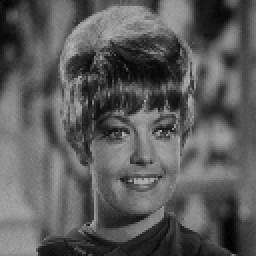
#> input picture SOM-Based Image Compression/zelda.png, 128 x 128 px (shown 2 times larger)
$ python main.py
#> lines starting #> are read from the running program, lines starting #| are printed output that depends on the picture
import numpy as np
from skimage import io, color, transform, data
import matplotlib.pyplot as plt
from typing import Tuple
import math

def img_to_grayscale_array(img, target_size=(128, 128)):
    if img.ndim == 3:
        img = color.rgb2gray(img)  # float 0..1
        img = (img * 255).astype(np.uint8)
    elif img.dtype != np.uint8:
        # może być float 0..1 lub inny typ
        img = (img / np.max(img) * 255).astype(np.uint8)
    # resize
    img_resized = transform.resize(img, target_size, anti_aliasing=True, preserve_range=True)
    img_resized = np.clip(img_resized, 0, 255).astype(np.uint8)
    return img_resized

def split_into_patches(img: np.ndarray, n: int) -> np.ndarray:
    N = img.shape[0]
    assert img.shape[0] == img.shape[1], "Obraz musi być kwadratowy"
    assert N % n == 0, "Rozmiar obrazu musi dzielić się przez rozmiar ramki"
    patches = []
    for r in range(0, N, n):
        for c in range(0, N, n):
            block = img[r:r+n, c:c+n].astype(np.float64).flatten()
            patches.append(block)
    return np.array(patches)  # shape (num_patches, n*n)

def normalize_vectors(X: np.ndarray) -> Tuple[np.ndarray, np.ndarray]:
    norms = np.linalg.norm(X, axis=1, keepdims=True)
    norms_safe = norms.copy()
    norms_safe[norms_safe == 0] = 1.0
    Xn = X / norms_safe
    return Xn, norms.flatten()

def init_weights_random(num_neurons: int, dim: int, rng: np.random.RandomState):
    W = rng.randn(num_neurons, dim)
    W /= np.linalg.norm(W, axis=1, keepdims=True) + 1e-12
    return W

def train_som_wta(X_normalized: np.ndarray, num_neurons: int, epochs: int, eta: float, rng: np.random.RandomState):
    num_samples, dim = X_normalized.shape
    W = init_weights_random(num_neurons, dim, rng)
    touch_count = np.zeros(num_neurons, dtype=int)

    for ep in range(epochs):
        order = rng.permutation(num_samples)
        for idx in order:
            x = X_normalized[idx]
            responses = W.dot(x)
            winner = np.argmax(responses)
            touch_count[winner] += 1
            W[winner] = W[winner] + eta * (x - W[winner])
            W[winner] /= np.linalg.norm(W[winner]) + 1e-12

    return W, touch_count

def remove_dead_neurons(W: np.ndarray, touch_count: np.ndarray):
    alive_mask = touch_count > 0
    if np.sum(alive_mask) == 0:
        alive_mask[0] = True
    W_alive = W[alive_mask]
    return W_alive, alive_mask

def encode_image(patches: np.ndarray, W: np.ndarray, norms_original: np.ndarray, q: int):
    Xn, _ = normalize_vectors(patches)
    responses = Xn.dot(W.T)
    winners = np.argmax(responses, axis=1)

    T = np.rint(norms_original / q).astype(int)
    return winners.astype(int), T

def decode_image(L: np.ndarray, T: np.ndarray, W: np.ndarray, n: int):
    q = Q_GLOBAL
    num_patches = len(L)
    dim = W.shape[1]

    patches_rec = np.zeros((num_patches, dim), dtype=float)
    for i in range(num_patches):
        k = L[i]
        patches_rec[i] = q * T[i] * W[k]

    patches_side = int(math.sqrt(num_patches))
    N = patches_side * n
    img_rec = np.zeros((N, N), dtype=float)
    idx = 0
    for r_block in range(patches_side):
        for c_block in range(patches_side):
            block = patches_rec[idx].reshape((n, n))
            img_rec[r_block*n:(r_block+1)*n, c_block*n:(c_block+1)*n] = block
            idx += 1

    img_rec_clipped = np.clip(img_rec, 0, 255)
    return img_rec_clipped.astype(np.uint8)

def compute_mse_psnr(img_orig: np.ndarray, img_rec: np.ndarray) -> Tuple[float, float]:

    img_orig = img_orig.astype(np.float64)
    img_rec = img_rec.astype(np.float64)
    mse = np.mean((img_orig - img_rec) ** 2)
    if mse == 0:
        return 0.0, float('inf')
    psnr = 10 * np.log10((255.0 ** 2) / mse)
    return mse, psnr

def compute_cr(N: int, n: int, K: int, W: np.ndarray, L: np.ndarray, T: np.ndarray) -> float:
    num_frames = (N // n) ** 2

    if K <= 1:
        bits_per_index = 1
    else:
        bits_per_index = int(np.floor(np.log2(max(1, K-1))) + 1)

    maxT = int(np.max(T)) if len(T) > 0 else 0
    bits_per_T = int(np.floor(np.log2(max(1, maxT))) + 1) if maxT > 0 else 1

    bits_per_weight = 8
    N_W = bits_per_weight * W.shape[0] * W.shape[1]
    N_L = num_frames * bits_per_index
    N_T = num_frames * bits_per_T
    total_bits_compressed = N_W + N_L + N_T
    orig_bits = 8 * N * N
    CR = orig_bits / total_bits_compressed
    return CR

def experiment_on_image(img: np.ndarray, frame_n=2, Ks=[4,8,16,32,64,128,256], epochs=20, q=10, eta=0.2, rng_seed=42):

    rng = np.random.RandomState(rng_seed)

    N = img.shape[0]
    patches = split_into_patches(img, frame_n)
    patches_normalized, norms = normalize_vectors(patches)
    results = []
    global Q_GLOBAL
    Q_GLOBAL = q
    for K in Ks:

        W_init, touch_count = train_som_wta(patches_normalized, K, epochs=epochs, eta=eta, rng=rng)

        W_alive, alive_mask = remove_dead_neurons(W_init, touch_count)
        K_alive = W_alive.shape[0]

        L, T = encode_image(patches, W_alive, norms, q=q)

        img_rec = decode_image(L, T, W_alive, frame_n)
        mse, psnr = compute_mse_psnr(img, img_rec)
        cr = compute_cr(N, frame_n, K_alive, W_alive, L, T)
        results.append({
            'K_initial': K,
            'K_alive': K_alive,
            'psnr': psnr,
            'mse': mse,
            'cr': cr,
            'img_rec': img_rec,
            'W_alive': W_alive,
            'L': L, 'T': T
        })
        print(f"K={K:3d} -> alive={K_alive:3d}, PSNR={psnr:.2f} dB, CR={cr:.3f}")
    # wykres CR vs PSNR
    psnrs = [r['psnr'] for r in results]
    crs = [r['cr'] for r in results]
    plt.figure(figsize=(6,4))
    plt.plot(psnrs, crs, marker='o')
    plt.ylabel('Compression Ratio (CR)')
    plt.xlabel('PSNR (dB)')
    plt.title('CR vs PSNR for SOM compression (frame 2x2)')
    plt.grid(True)
    plt.savefig("plots/plot_frame_4.png")
    return results

if __name__ == "__main__":
    img_sk = io.imread("zelda.png")
#> img_sk is the input picture: shape (128, 128, 3); min 0, max 180, mean 91.1
    img = img_to_grayscale_array(img_sk, target_size=(128,128))
    epochs = 20
    q = 10
    eta = 0.2
    frame_n = 4

    print("epochs: ", epochs)
    print("q: ", q)
    print("eta: ", eta)
    print("frame_n: ", frame_n)

    results = experiment_on_image(img, frame_n=frame_n,
                                  Ks=[4,8,16,32,64,128,256],
                                  epochs=epochs, q=q, eta=eta, rng_seed=0)
#> after the loop in split_into_patches, `for r in range(0, N, n):`: patches = 1024 items
#> in normalize_vectors, `norms = np.linalg.norm(X, axis=1, keepdims=True)`: norms = 1024 values, max 648 at index 141, min 29.09 at index 924, mean 370.3
#> in normalize_vectors, `norms_safe = norms.copy()`: norms_safe has the same summary as norms
#> the loop in experiment_on_image, `for K in Ks: ` made 7 passes
#> (mse, psnr, total_bits_compressed in compute_cr, CR in compute_cr, cr) on passes 4 to 7: (289.7, 23.51, 8448, 15.52, 15.52), (293.6, 23.45, 8320, 15.75, 15.75), (307.9, 23.25, 8448, 15.52, 15.52), (278.4, 23.68, 8320, 15.75, 15.75)
#> (touch_count, alive_mask, mse, psnr, total_bits_compressed in compute_cr, CR in compute_cr, cr) on passes 1 to 2: ([20480, 0, 0, 0], [True, False, False, False], 283.1, 23.61, 8320, 15.75, 15.75), ([0, 20480, 0, 0, 0, 0, 0, 0], [False, True, False, False, False, False, False, False], 369.5, 22.45, 8320, 15.75, 15.75)
#| K=  4 -> alive=  1, PSNR=23.61 dB, CR=15.754
#| K=  8 -> alive=  1, PSNR=22.45 dB, CR=15.754
#| K= 16 -> alive=  1, PSNR=23.48 dB, CR=15.754
#| K= 32 -> alive=  2, PSNR=23.51 dB, CR=15.515
#| K= 64 -> alive=  1, PSNR=23.45 dB, CR=15.754
#| K=128 -> alive=  2, PSNR=23.25 dB, CR=15.515
#| K=256 -> alive=  1, PSNR=23.68 dB, CR=15.754
#> pass 1, in experiment_on_image, `img_rec = decode_image(L, T, W_alive, frame_n)`:
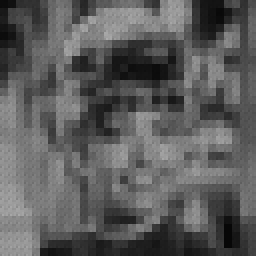
#> img_rec: shape (128, 128) (shown 2 times larger); min 6, max 172, mean 92
#> pass 2, in experiment_on_image, `img_rec = decode_image(L, T, W_alive, frame_n)`:
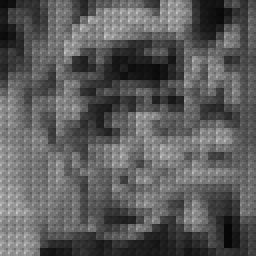
#> img_rec: shape (128, 128) (shown 2 times larger); min 5, max 204, mean 91.6
#> after the loop in experiment_on_image, `for K in Ks:`: results = 7 items
#> in experiment_on_image, `psnrs = [r['psnr'] for r in results]`: psnrs = [23.61, 22.45, 23.48, 23.51, 23.45, 23.25, 23.68]
#> in experiment_on_image, `crs = [r['cr'] for r in results]`: crs = [15.75, 15.75, 15.75, 15.52, 15.75, 15.52, 15.75]
#> in experiment_on_image, `plt.savefig("plots/plot_frame_4.png")`:
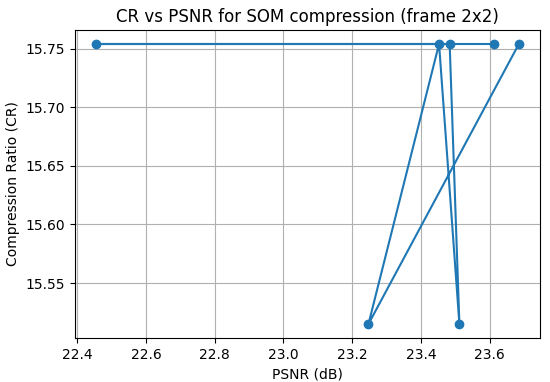
#> figure drawn by matplotlib, 1 panel
#> results = 7 items

    first = results[-1]
#> first = 9 items
    plt.figure(figsize=(8,4))
    plt.subplot(1,2,1); plt.imshow(img, cmap='gray'); plt.title('original'); plt.axis('off')
    plt.subplot(1,2,2); plt.imshow(first['img_rec'], cmap='gray'); plt.title(f"reconstructed K={first['K_initial']} (alive={first['K_alive']})"); plt.axis('off')
    plt.savefig("plots/image_frame_4.png")
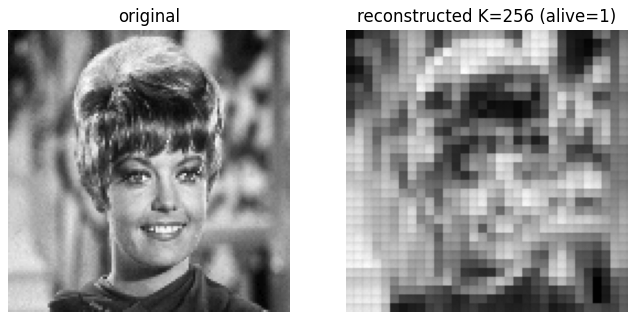
#> figure drawn by matplotlib, 2 panels

$ run again, with SOM-Based Image Compression/cameraman.png copied over SOM-Based Image Compression/zelda.png
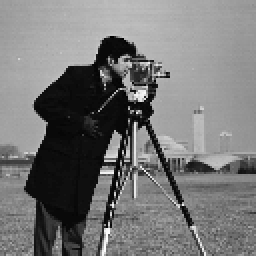
#> input picture SOM-Based Image Compression/cameraman.png, 128 x 128 px (shown 2 times larger)
#> img_sk is the input picture: shape (128, 128, 3); min 0, max 255, mean 118.3
#> after the loop in split_into_patches, `for r in range(0, N, n):`: patches = 1024 items
#> in normalize_vectors, `norms = np.linalg.norm(X, axis=1, keepdims=True)`: norms = 1024 values, max 833.8 at index 369, min 32.73 at index 495, mean 488.3
#> norms_safe has the same summary as norms
#> the loop in experiment_on_image, `for K in Ks: ` made 7 passes
#> (mse, psnr, total_bits_compressed in compute_cr, CR in compute_cr, cr) on passes 4 to 7: (709.4, 19.62, 8448, 15.52, 15.52), (591, 20.41, 10880, 12.05, 12.05), (595.3, 20.38, 12416, 10.56, 10.56), (480.2, 21.32, 12800, 10.24, 10.24)
#> (printed output is left out)
#> after the loop in experiment_on_image, `for K in Ks:`: results = 7 items
#> psnrs = [19.34, 18.09, 19.68, 19.62, 20.41, 20.38, 21.32]
#> crs = [15.52, 15.52, 15.52, 15.52, 12.05, 10.56, 10.24]
#> in experiment_on_image, `plt.savefig("plots/plot_frame_4.png")`:
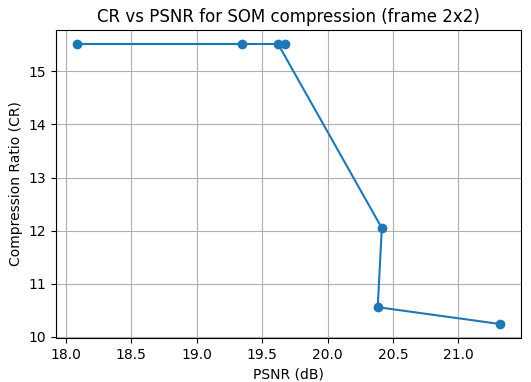
#> figure drawn by matplotlib, 1 panel
#> `results = experiment_on_image(img, frame_n=frame_n, Ks=[4,8,16,32,64,1..`: results = 7 items
#> first = 9 items
#> `plt.savefig("plots/image_frame_4.png")`:
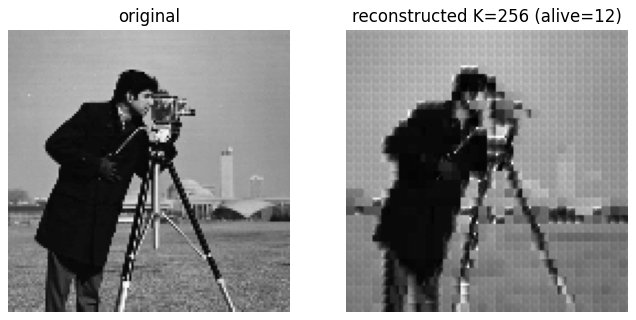
#> figure drawn by matplotlib, 2 panels

$ run again, with SOM-Based Image Compression/peppers.png copied over SOM-Based Image Compression/zelda.png
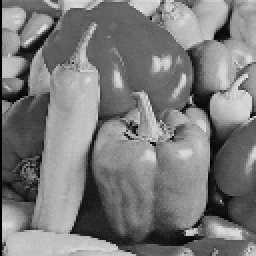
#> input picture SOM-Based Image Compression/peppers.png, 128 x 128 px (shown 2 times larger)
#> img_sk is the input picture: shape (128, 128, 3); min 0, max 228, mean 123.1
#> after the loop in split_into_patches, `for r in range(0, N, n):`: patches = 1024 items
#> in normalize_vectors, `norms = np.linalg.norm(X, axis=1, keepdims=True)`: norms = 1024 values, max 849.5 at index 446, min 57.07 at index 155, mean 504.3
#> norms_safe has the same summary as norms
#> the loop in experiment_on_image, `for K in Ks: ` made 7 passes
#> (mse, psnr, total_bits_compressed in compute_cr, CR in compute_cr, cr) on passes 4 to 7: (607.7, 20.29, 8448, 15.52, 15.52), (967.4, 18.27, 8320, 15.75, 15.75), (470.3, 21.41, 9728, 13.47, 13.47), (410.4, 22, 11008, 11.91, 11.91)
#> (printed output is left out)
#> pass 1, in experiment_on_image, `img_rec = decode_image(L, T, W_alive, frame_n)`:
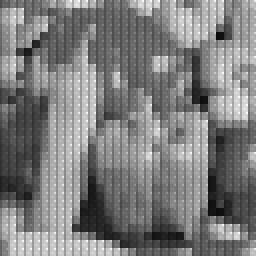
#> img_rec: shape (128, 128) (shown 2 times larger); min 11, max 255, mean 124.6
#> after the loop in experiment_on_image, `for K in Ks:`: results = 7 items
#> psnrs = [18.46, 19.05, 18.71, 20.29, 18.27, 21.41, 22]
#> crs = [15.75, 15.75, 15.75, 15.52, 15.75, 13.47, 11.91]
#> `results = experiment_on_image(img, frame_n=frame_n, Ks=[4,8,16,32,64,1..`: results = 7 items
#> first = 9 items
#> `plt.savefig("plots/image_frame_4.png")`:
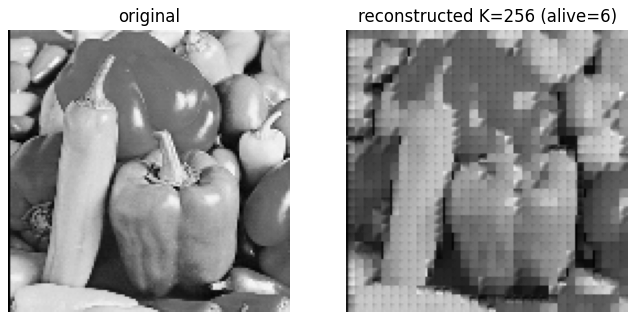
#> figure drawn by matplotlib, 2 panels
